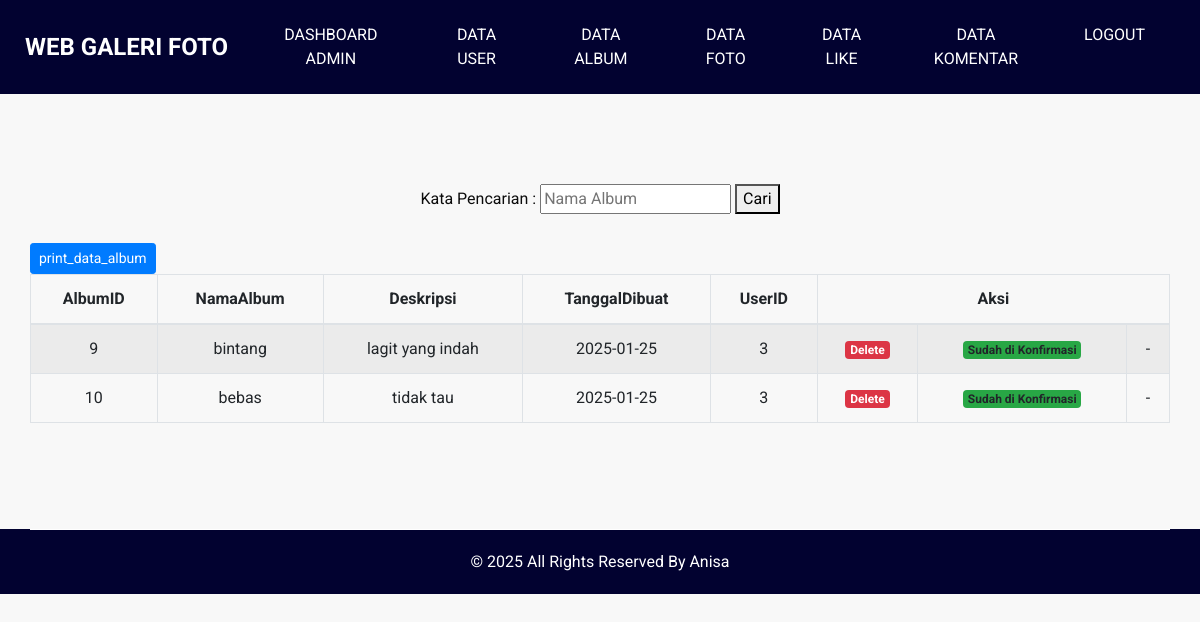
The app's page /data_album.php (signed in) with its own data.
### tables this page shows
CREATE TABLE `album` (
  `AlbumID` int(11) NOT NULL,
  `NamaAlbum` varchar(255) NOT NULL,
  `Deskripsi` text NOT NULL,
  `TanggalDibuat` date NOT NULL,
  `UserID` int(11) NOT NULL,
  `Konfirmasi` int(100) NOT NULL
);

### data_album.php (the view, shortened to what this page needs)
<!DOCTYPE html>
<html>
<head>
  <link rel="stylesheet" type="text/css" href="css/bootstrap.css" />
  <link href="css/font-awesome.min.css" rel="stylesheet" />
  <link href="css/style.css" rel="stylesheet" />
  <link href="css/responsive.css" rel="stylesheet" />
</head>
<body class="sub_page">
  <div class="hero_area">
    <header class="header_section">
      <div class="container-fluid">
        <nav class="navbar navbar-expand-lg custom_nav-container ">
          <a class="navbar-brand" href="index.php">
            <span>WEB GALERI FOTO </span>
          </a>
          <div class="collapse navbar-collapse" id="navbarSupportedContent">
            <ul class="navbar-nav  ml-auto">
              <li class="nav-item ">
            <a class="nav-link" href="dashboard_admin.php">Dashboard Admin</a>
            </li>
            <li class="nav-item">
            <a class="nav-link" href="data_user.php">Data User</a>
            </li>
            <li class="nav-item ">
            <a class="nav-link" href="data_album.php">Data Album</a>
            </li>
            <li class="nav-item">
            <a class="nav-link" href="data_foto.php">Data Foto</a>
            </li>
            <li class="nav-item ">
            <a class="nav-link" href="data_like.php">Data Like</a>
            </li>
            <li class="nav-item">
            <a class="nav-link" href="data_komentar.php">Data Komentar</a>
            </li>
            <li class="nav-item">
            <a class="nav-link" href="logout.php">Logout</a>
            </li>
            </ul>
          </div>
        </nav>
      </div>
    </header>
  </div>
  <section class="contact_section layout_padding">
    <div class="container">
	<div class="row">
	<div class="col-md-12">
		<form method="GET" action="data_album.php" style="text-align: center;">
		<label>Kata Pencarian : </label>
		<input type="text" name="kata_cari" value="<?php if(isset($_GET['kata_cari'])) { echo $_GET['kata_cari'];} ?>" placeholder="Nama Album" />
		<button type="submit">Cari</button>
		</form>
		<br>
		<table id="examplel" class="table table-bordered table-striped" border=1 align="center" width="60%">
		<thead align="center">
		<tr>
		<th>AlbumID</th>
		<th>NamaAlbum</th>
		<th>Deskripsi</th>
		<th>TanggalDibuat</th>
		<th>UserID</th>
		 <th  colspan="3">Aksi</th>
		</tr>
		<a href = "print_data_album.php" class="btn btn-sm btn-primary">print_data_album</a>
		</thead>
		<tbody align="center">
		<?php
		include('koneksi.php');
		if(isset($_GET['kata_cari'])) {
		$kata_cari = $_GET['kata_cari'];
		$query = "SELECT * FROM album WHERE NamaAlbum like '%".$kata_cari."%' ORDER BY AlbumID ASC";
		} else {
		$query = "SELECT * FROM album ORDER BY AlbumID ASC";
		}
		$result = mysqli_query($koneksi, $query);
		while ($data = mysqli_fetch_assoc($result)) {
		?>
		<tr>
		<td><?php echo $data['AlbumID']; ?></td>
		<td><?php echo $data['NamaAlbum'];?></td>
		<td><?php echo $data['Deskripsi']; ?></td>
		<td><?php echo $data['TanggalDibuat']; ?></td>
		<td><?php echo $data['UserID']; ?></td>
		<td><?php echo '
		<a href="delete_data_album.php?AlbumID='.$data['AlbumID'].'" class="badge badge-danger" onclick="return confirm(\'Yakin ingin menghapus data ini?\')">Delete</a>
		';?>
		</td>
		<td>
		<?php
		if($data['Konfirmasi'] == 1 ) {?>
		<span class="badge bg-warning">Belum di Konfirmasi</span>
		<?php } else {?>
		<span class="badge bg-success">Sudah di Konfirmasi</span>
		<?php } ?>
		</td>
		<td>
		<?php
		if($data['Konfirmasi'] == 1) { ?>
		<form action="konfirmasi_album.php" method="POST">
		<input type="hidden" name="AlbumID" value="<?php echo $data['AlbumID'];?>">
		<input type="hidden" name="Konfirmasi" value="2">
		<button class="btn btn-sm btn-primary">Konfirmasi</button>
		</form>
		<?php } else { ?>
		<span class="">-</span>
		<?php } ?>
		</td>
		</tr>
		<?php
		}
		?>
		</tbody>
		</table>
      </div>
	  </div>
  </section>
  <footer class="footer_section">
      <div class="container">
      <p>
        &copy; <span id="displayYear"></span> All Rights Reserved By
        <a href="https://html.design/">Anisa</a>
      </p>
      </div>
  </footer>
</body>
</html>

### css/style.css (style rules this page uses)
body { font-family: "Roboto", sans-serif; color: #0c0c0c; background-color: #f8f8f8; overflow-x: hidden; }
.layout_padding { padding: 90px 0; }
a, a:hover, a:focus { text-decoration: none; }
.btn, .btn:focus { outline: none !important; -webkit-box-shadow: none; box-shadow: none; }
.hero_area { position: relative; background-color: #020230; min-height: 100vh; display: -webkit-box; display: -ms-flexbox; display: flex; -webkit-box-orient: vertical; -webkit-box-direction: normal; -ms-flex-direction: column; flex-direction: column; }
.sub_page .hero_area { min-height: auto; }
.header_section .container-fluid { padding-right: 25px; padding-left: 25px; }
.navbar-brand span { font-weight: bold; color: #ffffff; font-size: 24px; text-transform: uppercase; }
.custom_nav-container { padding: 10px 0; }
.custom_nav-container .navbar-nav .nav-item .nav-link { padding: 3px 15px; margin: 10px 15px; color: #ffffff; text-align: center; text-transform: uppercase; }
.contact_section { position: relative; }
.footer_section { position: relative; background-color: #020230; text-align: center; }
.footer_section p { color: #ffffff; padding: 20px 0; margin: 0; border-top: 1px solid #ffffff; }
.footer_section p a { color: inherit; }

### css/responsive.css (style rules this page uses)
@media (min-width: 1200px) { .container { max-width: 1170px; } }

### records on screen
album: AlbumID "9", NamaAlbum "bintang", Deskripsi "lagit yang indah", TanggalDibuat "2025-01-25", UserID "3", Konfirmasi "Sudah di Konfirmasi"
album: AlbumID "10", NamaAlbum "bebas", Deskripsi "tidak tau", TanggalDibuat "2025-01-25", UserID "3", Konfirmasi "Sudah di Konfirmasi"
